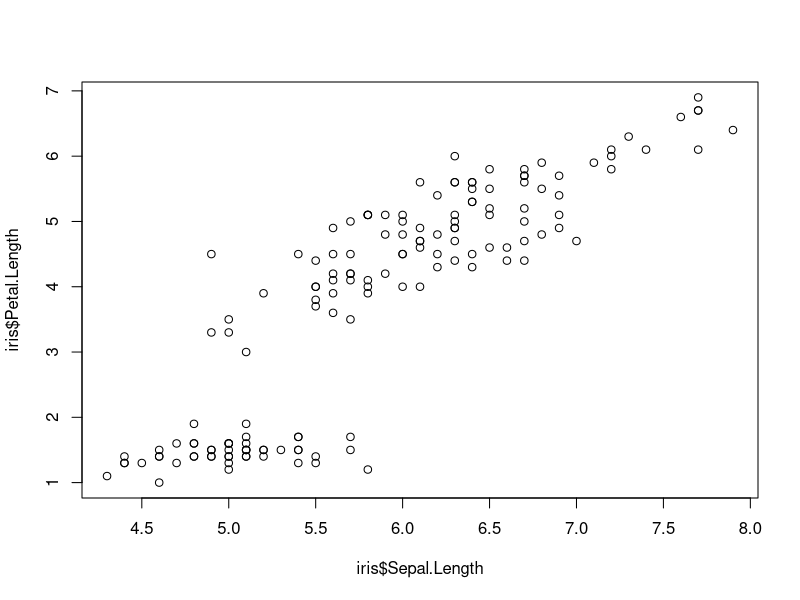

R code for this plot:
## ---- chunk 1
library(dplyr)
## ---- chunk 2
# This code does not run
# is.numeric(1)

# This code does run
is.numeric(1)
## ---- chunk 3
# load data
data(iris)
## ---- chunk 4
# display first 6 rows of data
head(iris)

# display a list of column names
colnames(iris)

# plot data
plot(iris$Sepal.Length, iris$Petal.Length)
## ---- chunk 5
plant_data <- iris

# pare down data to only setosa records
setosa_data <- subset(plant_data, Species == "setosa")
unique(setosa_data$Species)
## ---- chunk 6
# Note: piping requires the "dplyr" library (loaded above)
# Display unique species names
unique(iris$Species)

# create a new variable with only setosa species
setosa_data <- iris %>%
  subset(Species == "setosa")

# Display unique species names
unique(setosa_data$Species)
